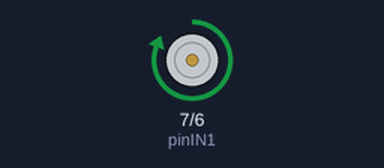
Recording of a sketch running on a simulated Arduino Nano, built with avr-gcc and run on an emulated ATmega328P. Shown: motor-driver pin pairs drawn as motors (green arrow = first pin HIGH = forward, orange = second pin HIGH = backward, longer = more drive, scaled by the enable pin). What the sketch prints to the serial monitor is not drawn.

Above: at 1.0 s.
At 2.5 s:
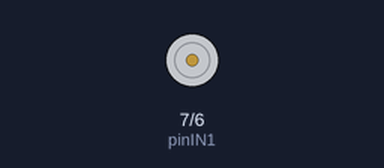
At 4.0 s:
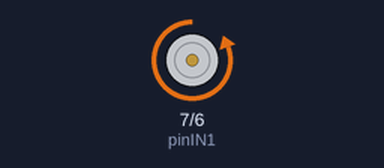
Timing chart, 0 to 7.8 s (numbered marks = the images above):
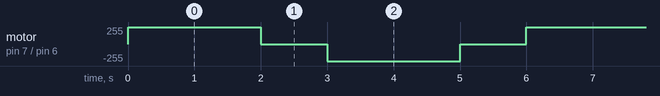

Measured:
- by itself, motor on pin 7 (pinIN1) / pin 6 (pinIN2): repeats every 6.0 s: stopped 1.0 s, backward 255/255 2.0 s, stopped 1.0 s, forward 255/255 2.0 s

The sketch:

car_unit_test_nano.ino
```cpp
/*
 * Code developped by @PastorEdu
 */

//单个马达测试代码 For Nano
//Define the Pins
#define pinIN1 7
#define pinIN2 6
#define pinPWM 5

#define pinA A0
#define pinB A1

const int d_time=100;
int speed = 255;
int i = 0;
int valA = 0;
int valB = 0;
unsigned long duration = 0;
unsigned long times;
unsigned long newtime;

void setup() {
  // put your setup code here, to run once:
  Serial.begin(9600);
  //Set the PIN Modes
  pinMode(pinIN1, OUTPUT);
  pinMode(pinIN2, OUTPUT);
  pinMode(pinPWM, OUTPUT);
  pinMode(pinA, INPUT);
  pinMode(pinB, INPUT);

}

void loop() {
  // put your main code here, to run repeatedly:

  Serial.println("前");

  digitalWrite(pinIN1, 1);
  digitalWrite(pinIN2, 0);
  analogWrite(pinPWM, speed);
  //SpeedCheck();
  delay(2000);

  Serial.println("结束");
  analogWrite(pinPWM, 0);
  delay(1000);


  Serial.println("后");
  digitalWrite(pinIN1, 0);
  digitalWrite(pinIN2, 1);
  analogWrite(pinPWM, speed);
  delay(2000);

  Serial.println("结束");
  analogWrite(pinPWM, 0);
  delay(1000);

}

// 霍尔编码器测速代码
void SpeedCheck()
{
  newtime = times = millis();
  while((newtime - times) < d_time){
    if(digitalRead(pinA)==HIGH){
      valA++;
    };
    if(digitalRead(pinB)==HIGH){
      valB++;
    };
    newtime = millis();
  }
  duration = (valA + valB)/(1.496 * d_time);

  Serial.print("v is");
  Serial.print(duration);
  Serial.println("rad/s");

}
```
